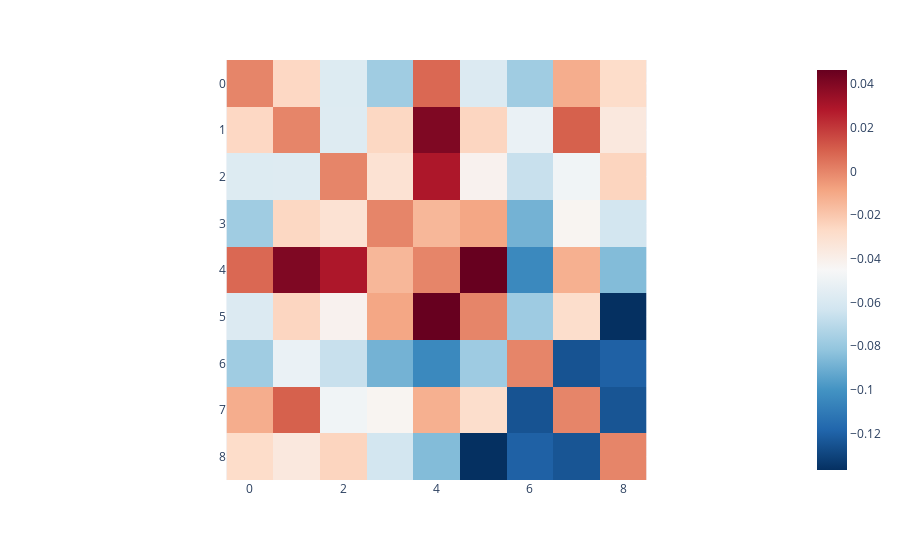

Notebook code cell kept with this figure:
### Code cell
#diff matrix
import numpy as np
import plotly.express as px

fig = px.imshow(np.array(feature_matrix)-np.array(shape_feature_matrix), color_continuous_scale='RdBu_r')
fig.show()

### Figure 1 — Plotly figure (JSON) as saved in the notebook; plotly's stock layout.template omitted (floating-point values rounded to 4 significant figures)
{"data": [{"coloraxis": "coloraxis", "hovertemplate": "x: %{x}<br>y: %{y}<br>color: %{z}<extra></extra>", "name": "0", "type": "heatmap", "xaxis": "x", "yaxis": "y", "z": [[0, -0.02591, -0.05773, -0.07762, 0.007613, -0.05808, -0.07774, -0.01133, -0.02805], [-0.02591, 0, -0.05709, -0.02568, 0.04066, -0.02521, -0.05124, 0.009662, -0.03543], [-0.05773, -0.05709, 0, -0.03131, 0.02924, -0.04152, -0.06618, -0.04843, -0.0247], [-0.07762, -0.02568, -0.03131, 0, -0.01468, -0.009193, -0.0887, -0.04299, -0.06258], [0.007613, 0.04066, 0.02924, -0.01468, 0, 0.04645, -0.1042, -0.01225, -0.08519], [-0.05808, -0.02521, -0.04152, -0.009193, 0.04645, 0, -0.0782, -0.02865, -0.1367], [-0.07774, -0.05124, -0.06618, -0.0887, -0.1042, -0.0782, 0, -0.1248, -0.12], [-0.01133, 0.009662, -0.04843, -0.04299, -0.01225, -0.02865, -0.1248, 0, -0.1243], [-0.02805, -0.03543, -0.0247, -0.06258, -0.08519, -0.1367, -0.12, -0.1243, 0]]}], "layout": {"coloraxis": {"colorscale": [[0, "rgb(5,48,97)"], [0.1, "rgb(33,102,172)"], [0.2, "rgb(67,147,195)"], [0.3, "rgb(146,197,222)"], [0.4, "rgb(209,229,240)"], [0.5, "rgb(247,247,247)"], [0.6, "rgb(253,219,199)"], [0.7, "rgb(244,165,130)"], [0.8, "rgb(214,96,77)"], [0.9, "rgb(178,24,43)"], [1, "rgb(103,0,31)"]]}, "margin": {"t": 60}, "xaxis": {"anchor": "y", "constrain": "domain", "domain": [0, 1], "scaleanchor": "y"}, "yaxis": {"anchor": "x", "autorange": "reversed", "constrain": "domain", "domain": [0, 1]}}}
